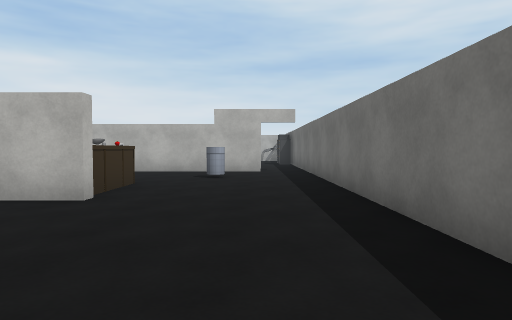
view 1 (above)

23 first-person views from a walk through a 3-D level made in the Unity game engine. The camera is 1.2 m above the floor, tilts 2° down and sees 75° across. The floor is counted in squares, 1.8 m on a side. Each view is taken from the middle of a square. On the plan, view 1 faces up. The plan holds only what a view shows up to about 10 squares ahead; the rest is blank. The player is left out. Door leaves are left out, so doorways stand open. Some surface patterns are stand-ins.

view 2
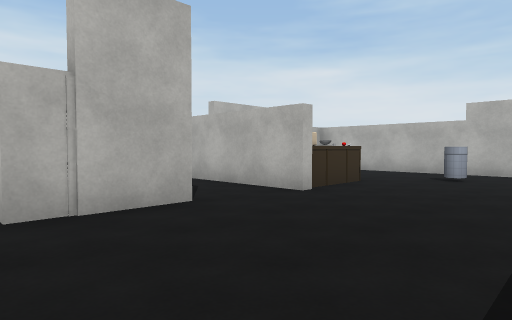

view 3
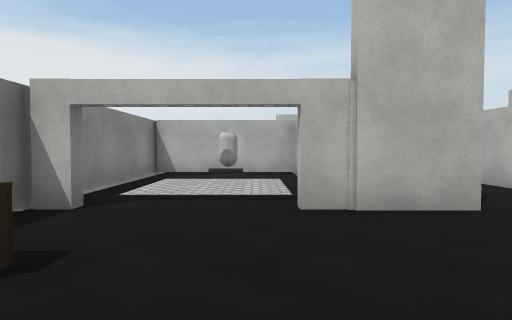

view 4
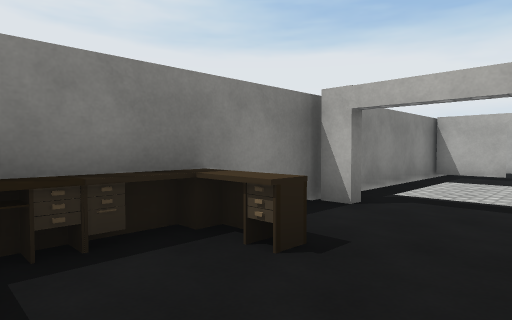

view 5
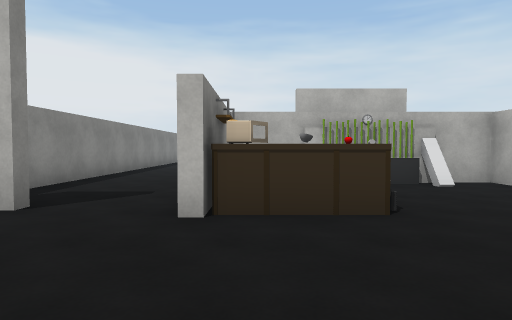

view 6
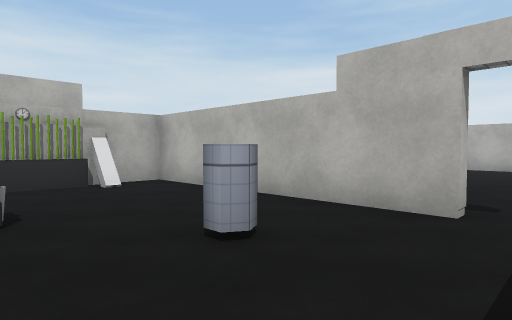

view 7
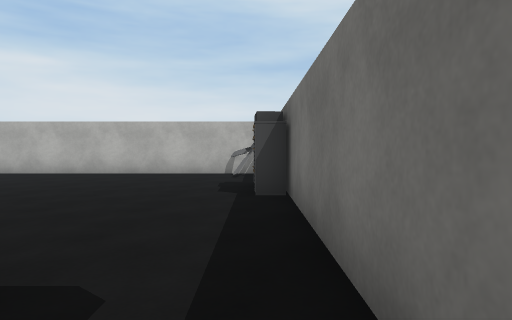

view 8
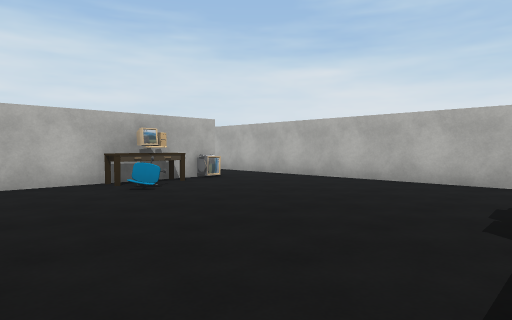

view 9
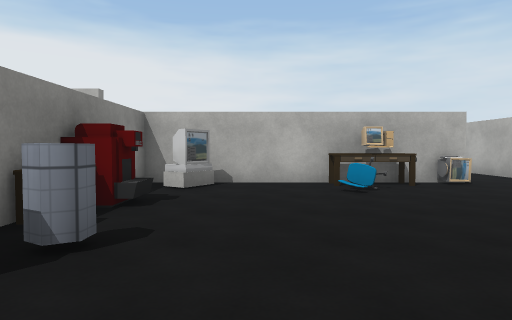

view 10
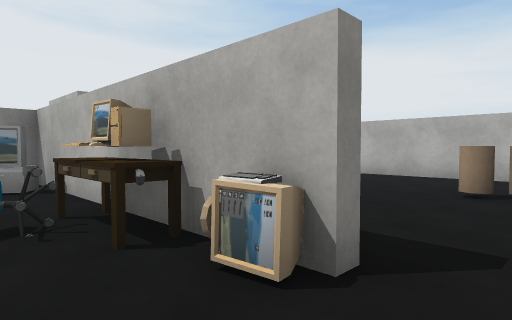

view 11
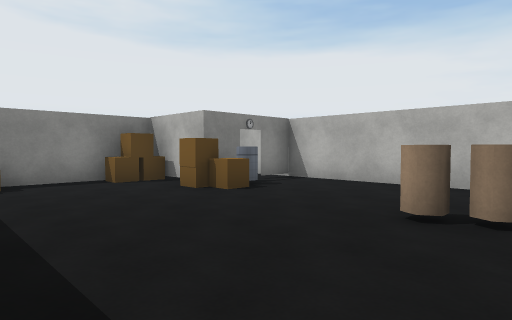

view 12
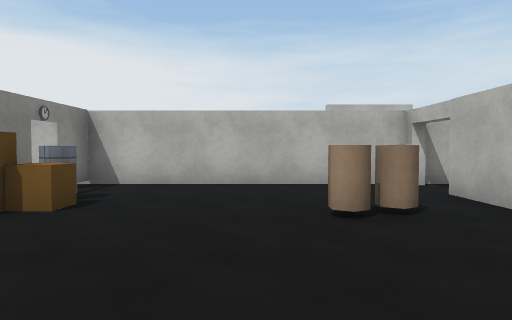

view 13
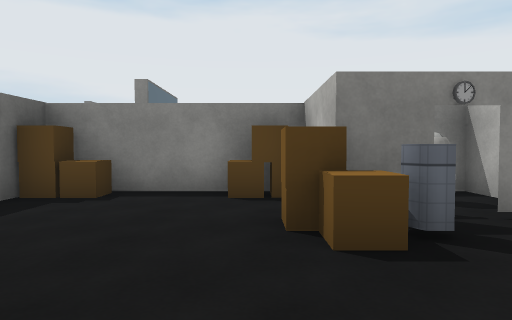

view 14
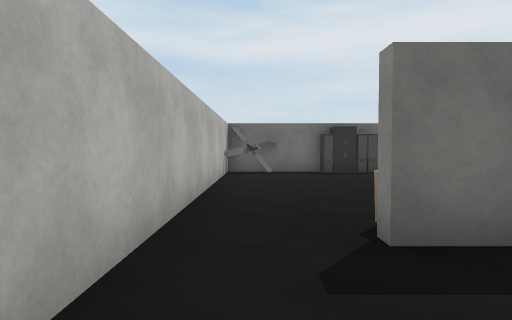

view 15
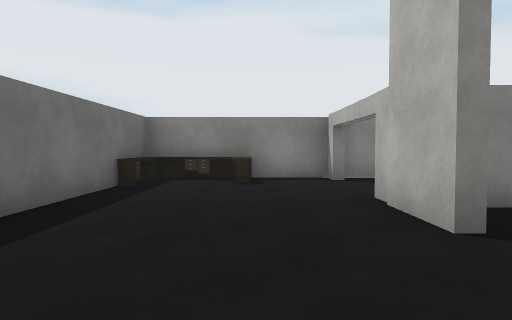

view 16
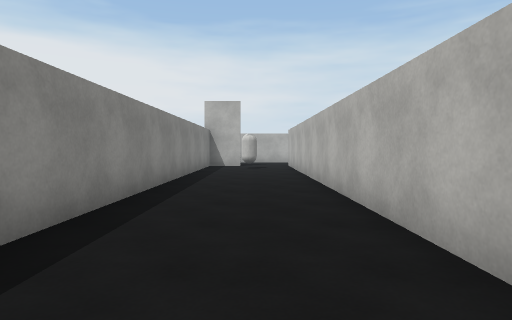

view 17
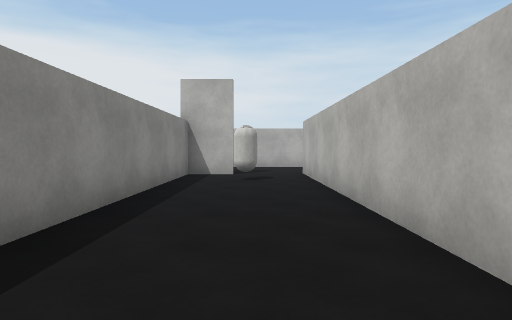

view 18
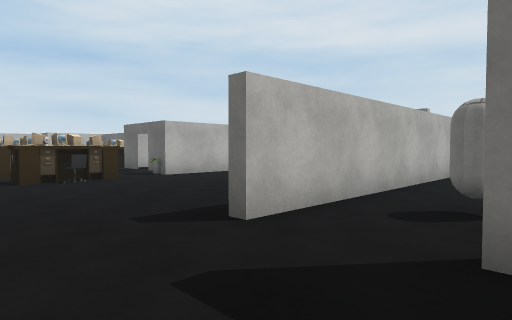

view 19
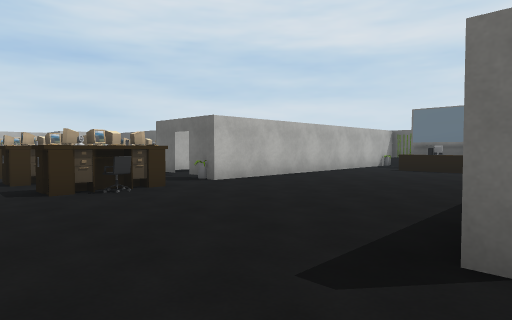

view 20
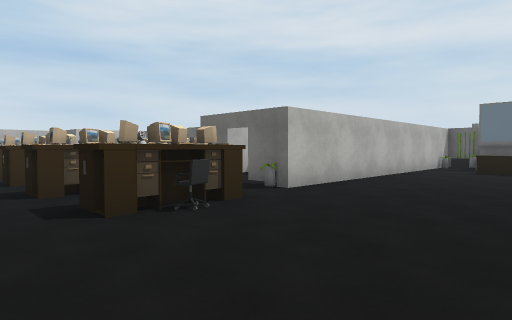

view 21
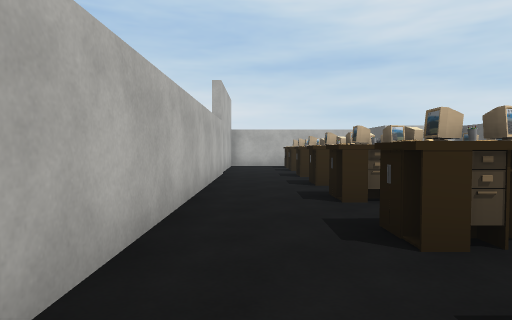

view 22
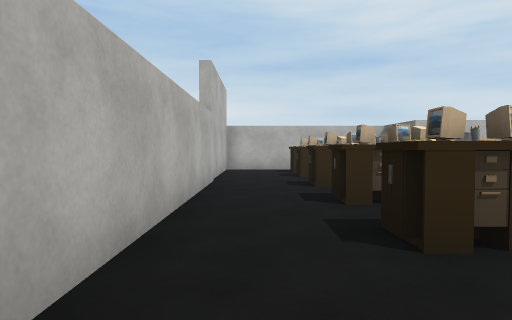

view 23
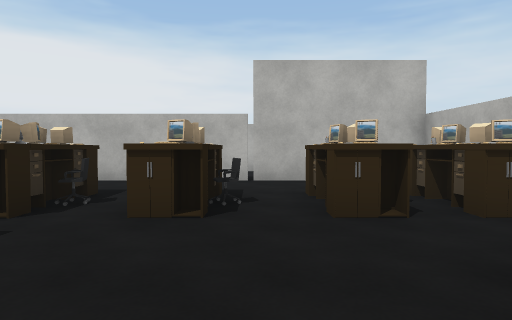

### Floor plan
Ten units are one square. View 1 is at (0, 0); x grows to the right and y downward. Boxes are objects, and circles mark ways between rooms. Rooms are numbered by the first view taken in them; rooms with no view inside come last. Other rooms are left out.
<svg viewBox="-204 -220 224 251">
<path fill="none" stroke="#000" d="M-26 -25 -26 -4M-48 -45 -21 -45M-26 20 -26 25M-53 -71 -52 -65M-75 -11 -75 26M-34 -96 -55 -96 -55 -45M2 -96 -15 -96M-78 26 15 26 15 -101M-52 -75 -52 -68M-105 -96 -146 -96 -146 -122M-86 -98 -74 -98M-55 -98 -49 -98M-123 -179 -123 -119 -98 -119 -98 -105M-55 -146 -55 -105M-69 -75 -69 -81M-126 -195 -134 -195M-179 -215 -199 -215 -199 -100M15 -101 15 -136M15 -151 15 -178 -109 -178M-166 -25 -166 -13 -35 -13M-21 -42 -170 -42"/>
<rect x="-55" y="-85" width="10" height="10" fill="#bbb"><title>other object</title></rect>
<rect x="-45" y="-55" width="10" height="10" fill="#bbb"><title>other object</title></rect>
<rect x="-35" y="-55" width="10" height="10" fill="#bbb"><title>other object</title></rect>
<rect x="-15" y="15" width="10" height="10" fill="#bbb"><title>other object</title></rect>
<rect x="5" y="5" width="10" height="20" fill="#bbb"><title>other object</title></rect>
<rect x="-185" y="-115" width="10" height="10" fill="#bbb"><title>other object</title></rect>
<rect x="-185" y="-135" width="10" height="10" fill="#bbb"><title>other object</title></rect>
<rect x="-185" y="-165" width="10" height="10" fill="#bbb"><title>other object</title></rect>
<rect x="-185" y="-185" width="10" height="10" fill="#bbb"><title>other object</title></rect>
<rect x="-185" y="-195" width="10" height="10" fill="#bbb"><title>other object</title></rect>
<rect x="-185" y="-205" width="10" height="10" fill="#bbb"><title>other object</title></rect>
<rect x="-175" y="-85" width="10" height="10" fill="#bbb"><title>other object</title></rect>
<rect x="-175" y="-95" width="10" height="10" fill="#bbb"><title>other object</title></rect>
<rect x="-175" y="-105" width="10" height="10" fill="#bbb"><title>other object</title></rect>
<rect x="-175" y="-115" width="10" height="10" fill="#bbb"><title>other object</title></rect>
<rect x="-175" y="-125" width="10" height="10" fill="#bbb"><title>other object</title></rect>
<rect x="-175" y="-135" width="10" height="10" fill="#bbb"><title>other object</title></rect>
<rect x="-175" y="-155" width="10" height="10" fill="#bbb"><title>other object</title></rect>
<rect x="-175" y="-165" width="10" height="10" fill="#bbb"><title>other object</title></rect>
<rect x="-175" y="-175" width="10" height="10" fill="#bbb"><title>other object</title></rect>
<rect x="-175" y="-215" width="10" height="10" fill="#bbb"><title>other object</title></rect>
<rect x="-165" y="-105" width="10" height="10" fill="#bbb"><title>other object</title></rect>
<rect x="-165" y="-125" width="10" height="10" fill="#bbb"><title>other object</title></rect>
<rect x="-155" y="-135" width="10" height="10" fill="#bbb"><title>other object</title></rect>
<rect x="-155" y="-155" width="10" height="10" fill="#bbb"><title>other object</title></rect>
<rect x="-145" y="-155" width="10" height="10" fill="#bbb"><title>other object</title></rect>
<rect x="-105" y="-105" width="10" height="10" fill="#bbb"><title>other object</title></rect>
<rect x="-105" y="-135" width="10" height="10" fill="#bbb"><title>other object</title></rect>
<rect x="-95" y="-75" width="10" height="10" fill="#bbb"><title>other object</title></rect>
<rect x="-95" y="-85" width="10" height="10" fill="#bbb"><title>other object</title></rect>
<rect x="-95" y="-105" width="10" height="10" fill="#bbb"><title>other object</title></rect>
<rect x="-95" y="-125" width="10" height="10" fill="#bbb"><title>other object</title></rect>
<rect x="-85" y="-75" width="10" height="10" fill="#bbb"><title>other object</title></rect>
<rect x="-75" y="-105" width="10" height="10" fill="#bbb"><title>other object</title></rect>
<rect x="-55" y="-115" width="10" height="10" fill="#bbb"><title>other object</title></rect>
<rect x="-55" y="-155" width="10" height="20" fill="#bbb"><title>other object</title></rect>
<rect x="-55" y="-165" width="10" height="10" fill="#bbb"><title>other object</title></rect>
<rect x="-45" y="-165" width="10" height="10" fill="#bbb"><title>other object</title></rect>
<rect x="-35" y="-105" width="10" height="10" fill="#bbb"><title>other object</title></rect>
<rect x="-35" y="-145" width="10" height="10" fill="#bbb"><title>other object</title></rect>
<rect x="-25" y="-115" width="10" height="10" fill="#bbb"><title>other object</title></rect>
<rect x="5" y="-145" width="10" height="10" fill="#bbb"><title>other object</title></rect>
<rect x="5" y="-155" width="10" height="10" fill="#bbb"><title>other object</title></rect>
<rect x="5" y="-175" width="10" height="10" fill="#bbb"><title>other object</title></rect>
<rect x="-155" y="-35" width="10" height="10" fill="#bbb"><title>other object</title></rect>
<circle cx="5" cy="-100" r="3" fill="#2a7"/>
<circle cx="-30" cy="-30" r="3" fill="#2a7"/>
<circle cx="-170" cy="-30" r="3" fill="#2a7"/>
<text x="-20" y="-30">1</text>
<text x="-110" y="-120">2</text>
<text x="-100" y="-30">3</text>
</svg>
Room 1 opens to room 2. Room 1 opens to room 3. Room 2 opens to room 3.

Where each view was taken, in squares from view 1:
view 1: 0 up, 0 right, facing up
view 2: 0 up, 1 right, facing up-left
view 3: 0 up, 1 right, facing left
view 4: 0 up, 1 right, facing down-left
view 5: 5 up, 1 right, facing left
view 6: 6 up, 1 right, facing up-left
view 7: 9 up, 1 right, facing up
view 8: 11 up, 1 right, facing up-left
view 9: 12 up, 1 right, facing left
view 10: 17 up, 4 left, facing down-left
view 11: 17 up, 6 left, facing down-left
view 12: 15 up, 6 left, facing left
view 13: 15 up, 9 left, facing down
view 14: 17 up, 8 left, facing right
view 15: 5 up, 1 left, facing down
view 16: 3 up, 4 left, facing left
view 17: 3 up, 8 left, facing left
view 18: 2 up, 19 left, facing up-right
view 19: 4 up, 19 left, facing up-right
view 20: 6 up, 19 left, facing up-right
view 21: 9 up, 19 left, facing up
view 22: 11 up, 19 left, facing up
view 23: 18 up, 13 left, facing left
